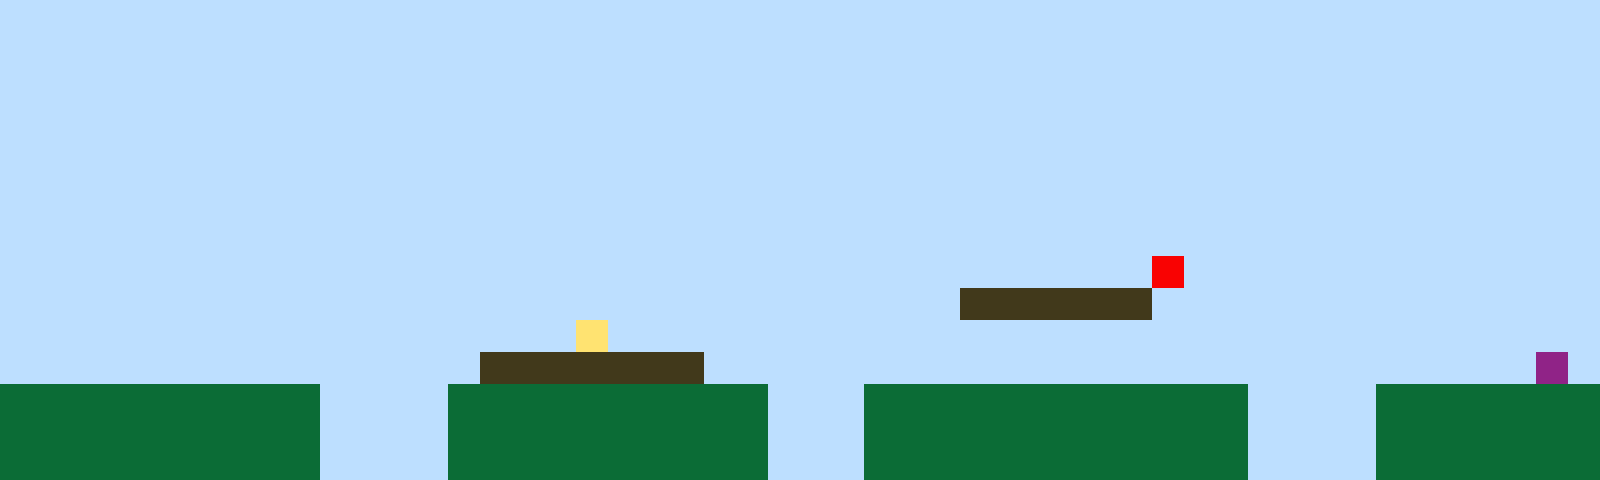

This game map was drawn from its Tiled (.tmx) file and the tilesets committed beside it. A one-line description and the full map source follow:
An orthogonal 50x15 tile map with 32x32 px tiles, 1 tile layer (Tile Layer 1).

<map version="1.10" tiledversion="1.11.2" orientation="orthogonal" renderorder="right-up" width="50" height="15" tilewidth="32" tileheight="32" infinite="0" nextlayerid="2" nextobjectid="1"><editorsettings><export target="map1.csv" format="csv" /></editorsettings><tileset firstgid="1" name="sprites" tilewidth="32" tileheight="32" tilecount="6" columns="3"><image source="sprites.png" width="96" height="64" /></tileset><layer id="1" name="Tile Layer 1" width="50" height="15"><data encoding="csv">1,1,1,1,1,1,1,1,1,1,1,1,1,1,1,1,1,1,1,1,1,1,1,1,1,1,1,1,1,1,1,1,1,1,1,1,1,1,1,1,1,1,1,1,1,1,1,1,1,1,1,1,1,1,1,1,1,1,1,1,1,1,1,1,1,1,1,1,1,1,1,1,1,1,1,1,1,1,1,1,1,1,1,1,1,1,1,1,1,1,1,1,1,1,1,1,1,1,1,1,1,1,1,1,1,1,1,1,1,1,1,1,1,1,1,1,1,1,1,1,1,1,1,1,1,1,1,1,1,1,1,1,1,1,1,1,1,1,1,1,1,1,1,1,1,1,1,1,1,1,1,1,1,1,1,1,1,1,1,1,1,1,1,1,1,1,1,1,1,1,1,1,1,1,1,1,1,1,1,1,1,1,1,1,1,1,1,1,1,1,1,1,1,1,1,1,1,1,1,1,1,1,1,1,1,1,1,1,1,1,1,1,1,1,1,1,1,1,1,1,1,1,1,1,1,1,1,1,1,1,1,1,1,1,1,1,1,1,1,1,1,1,1,1,1,1,1,1,1,1,1,1,1,1,1,1,1,1,1,1,1,1,1,1,1,1,1,1,1,1,1,1,1,1,1,1,1,1,1,1,1,1,1,1,1,1,1,1,1,1,1,1,1,1,1,1,1,1,1,1,1,1,1,1,1,1,1,1,1,1,1,1,1,1,1,1,1,1,1,1,1,1,1,1,1,1,1,1,1,1,1,1,1,1,1,1,1,1,1,1,1,1,1,1,1,1,1,1,1,1,1,1,1,1,1,1,1,1,1,1,1,1,1,1,1,1,1,1,1,1,1,1,1,1,1,1,1,1,1,1,1,1,1,1,1,1,1,1,1,1,1,1,1,1,1,1,1,1,1,1,1,1,1,1,1,1,1,1,1,1,1,1,1,1,1,1,1,1,1,1,1,1,1,1,1,1,1,1,1,1,1,1,1,1,1,1,5,1,1,1,1,1,1,1,1,1,1,1,1,1,1,1,1,1,1,1,1,1,1,1,1,1,1,1,1,1,1,1,1,1,1,1,1,1,1,1,1,1,1,1,3,3,3,3,3,3,1,1,1,1,1,1,1,1,1,1,1,1,1,1,1,1,1,1,1,1,1,1,1,1,1,1,1,1,1,1,1,1,4,1,1,1,1,1,1,1,1,1,1,1,1,1,1,1,1,1,1,1,1,1,1,1,1,1,1,1,1,1,1,1,1,1,1,1,1,1,1,1,1,1,1,1,1,1,1,3,3,3,3,3,3,3,1,1,1,1,1,1,1,1,1,1,1,1,1,1,1,1,1,1,1,1,1,1,1,1,1,1,6,1,2,2,2,2,2,2,2,2,2,2,1,1,1,1,2,2,2,2,2,2,2,2,2,2,1,1,1,2,2,2,2,2,2,2,2,2,2,2,2,1,1,1,1,2,2,2,2,2,2,2,2,2,2,2,2,2,2,2,2,2,1,1,1,1,2,2,2,2,2,2,2,2,2,2,1,1,1,2,2,2,2,2,2,2,2,2,2,2,2,1,1,1,1,2,2,2,2,2,2,2,2,2,2,2,2,2,2,2,2,2,1,1,1,1,2,2,2,2,2,2,2,2,2,2,1,1,1,2,2,2,2,2,2,2,2,2,2,2,2,1,1,1,1,2,2,2,2,2,2,2</data></layer></map>
